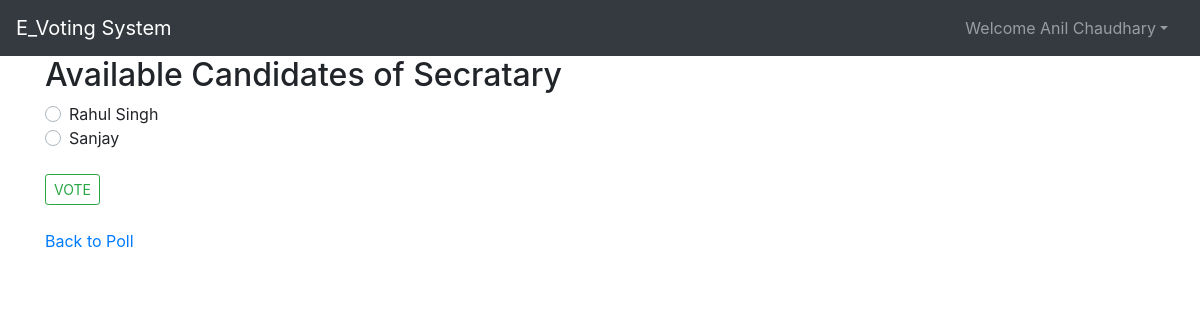
Page /candidate/3/ (signed in) on the committed database.
### poll/models.py (models this page shows, shortened)
class Position(models.Model):
    title = models.CharField(max_length=30)
    def __str__(self):
        return self.title

class Candidate(models.Model):
    full_name = models.CharField(max_length=30)
    position = models.ForeignKey(Position, on_delete=models.CASCADE)
    total_vote = models.IntegerField(default=0)

### poll/views.py (the view)
# urls.py: path('candidate/<int:pos>/',views.candidate_view,name="candidate_view"),
@login_required()
def candidate_view(request, pos):
    obj = get_object_or_404(Position, pk=pos)
    if request.method == "POST":
        temp = ControlVote.objects.get_or_create(user=request.user, position=obj)[0]
        print(temp)
        if temp.status == False:
            temp2 = Candidate.objects.get(pk=request.POST.get(obj.title))
            temp2.total_vote += 1
            temp2.save()
            temp.status = True
            temp.save()
            messages.success(request, "Congrats! you VOTED Successfully.")
            return redirect('home')
        else:
            messages.error(request, "Opps! You have already voted for this position")
            return redirect('home')
    else:
        return render(request, 'poll/candidate.html', {'obj': obj})

### templates/poll/candidate.html (shortened to what this page needs)
{% extends 'base.html' %}
{%block body%}
<div class="container">
<h2>Available Candidates of {{obj.title}} </h2>
  <form action="" method="POST">
    {% for c in obj.candidate_set.all %}
     <div class="custom-control custom-radio">
      <label class="custom-control-label" for="id_{{c.id}}">{{c.full_name}}</label>
    </div>
    {% empty %}
      <p>No Candidates Available</p>
    {% endfor %}
    <br><input type="submit" class="btn btn-outline-success btn-sm" value="VOTE">
  </form>
  <br><p><a href="{% url 'position_view' %}">Back to Poll</a></p>
</div>
{% endblock %}

### templates/base.html (shortened to what this page needs)
<!doctype html>
<html lang="en">
<head>
    <link href="https://stackpath.bootstrapcdn.com/bootstrap/4.4.1/css/bootstrap.min.css"
 rel="stylesheet">
</head>
<body>
<nav class="navbar navbar-expand-lg navbar-dark bg-dark">
    <a class="navbar-brand" href="{% url 'home' %}">E_Voting System</a>
    <div class="collapse navbar-collapse" id="navbarNavAltMarkup">
        <div class="navbar-nav ml-auto">
            {% if user.is_authenticated %}
            <ul class="navbar-nav mr-2">
                <li class="nav-item dropdown">
                    <a class="nav-link dropdown-toggle" data-toggle="dropdown" href='#' id="navbarDropdown"
                       role="button"> Welcome {{request.user.get_full_name }}</a>
                </li>
            </ul>
        </div>
        {% else %}
        <button class="btn btn-primary mr-2" data-target="#login" data-toggle="modal" type="button">Login</button>
        <button class="btn btn-primary mr-2" data-target="#register" data-toggle="modal" type="button">SignUp</button>
        {% endif %}
    </div>
</nav>
{% block body %} {% endblock body %}
</body>
</html>

### rows in the picture
Position: title "Secratary"
Candidate: full_name "Rahul Singh"
Candidate: full_name "Sanjay"

### other values in the picture
{{ request.user.get_full_name }} "Anil Chaudhary"
